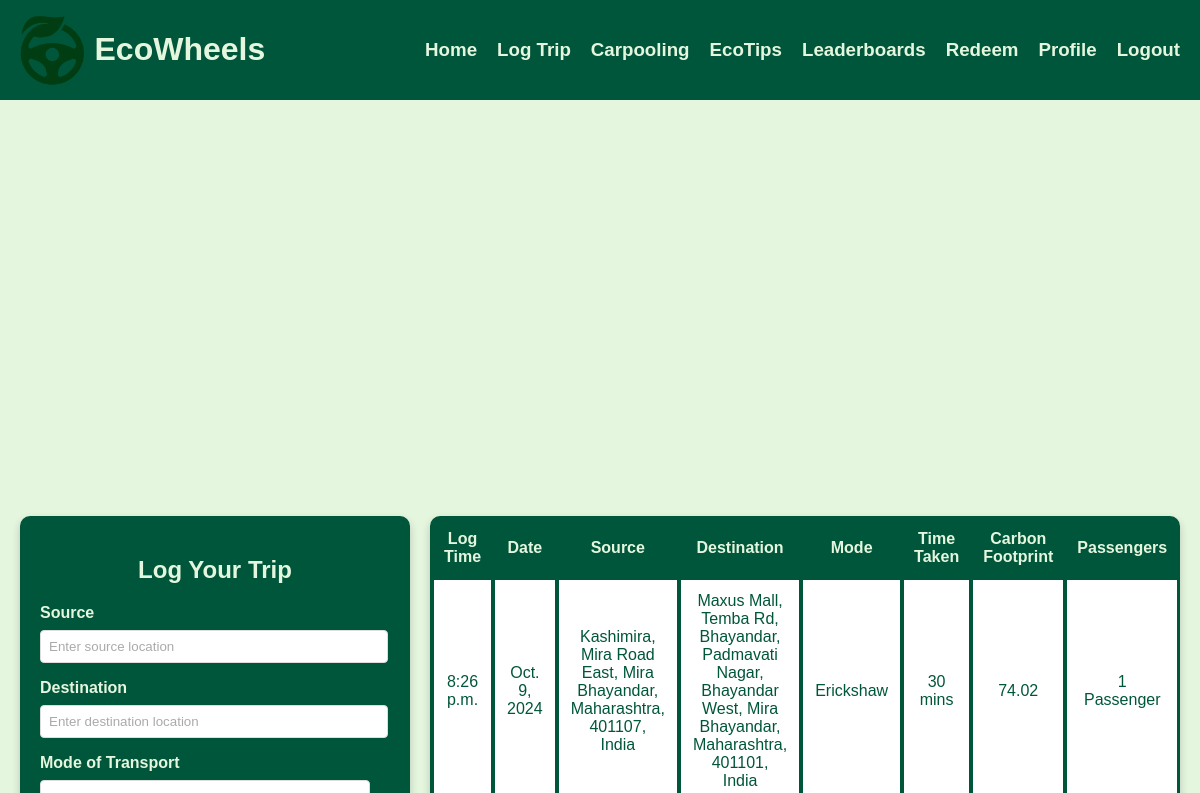
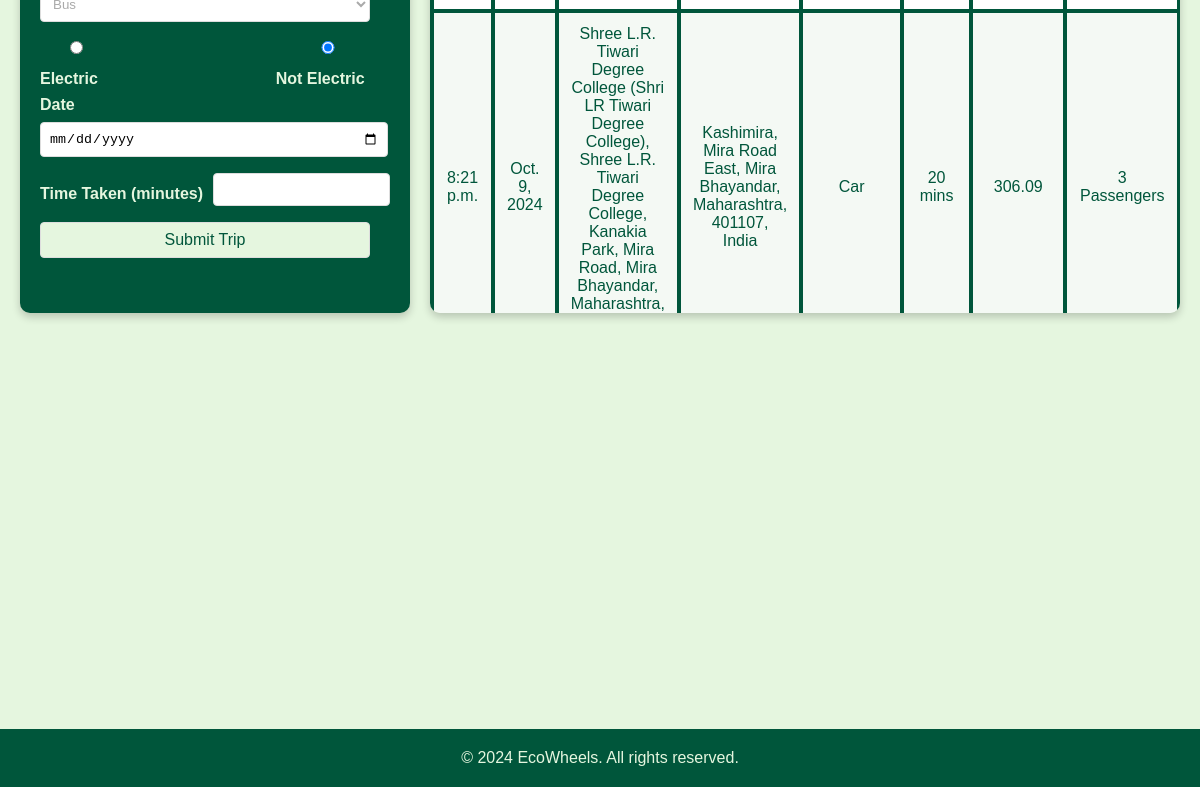
Page /logtrip/ (signed in) on the earlier database version (2 pictures, top to bottom).
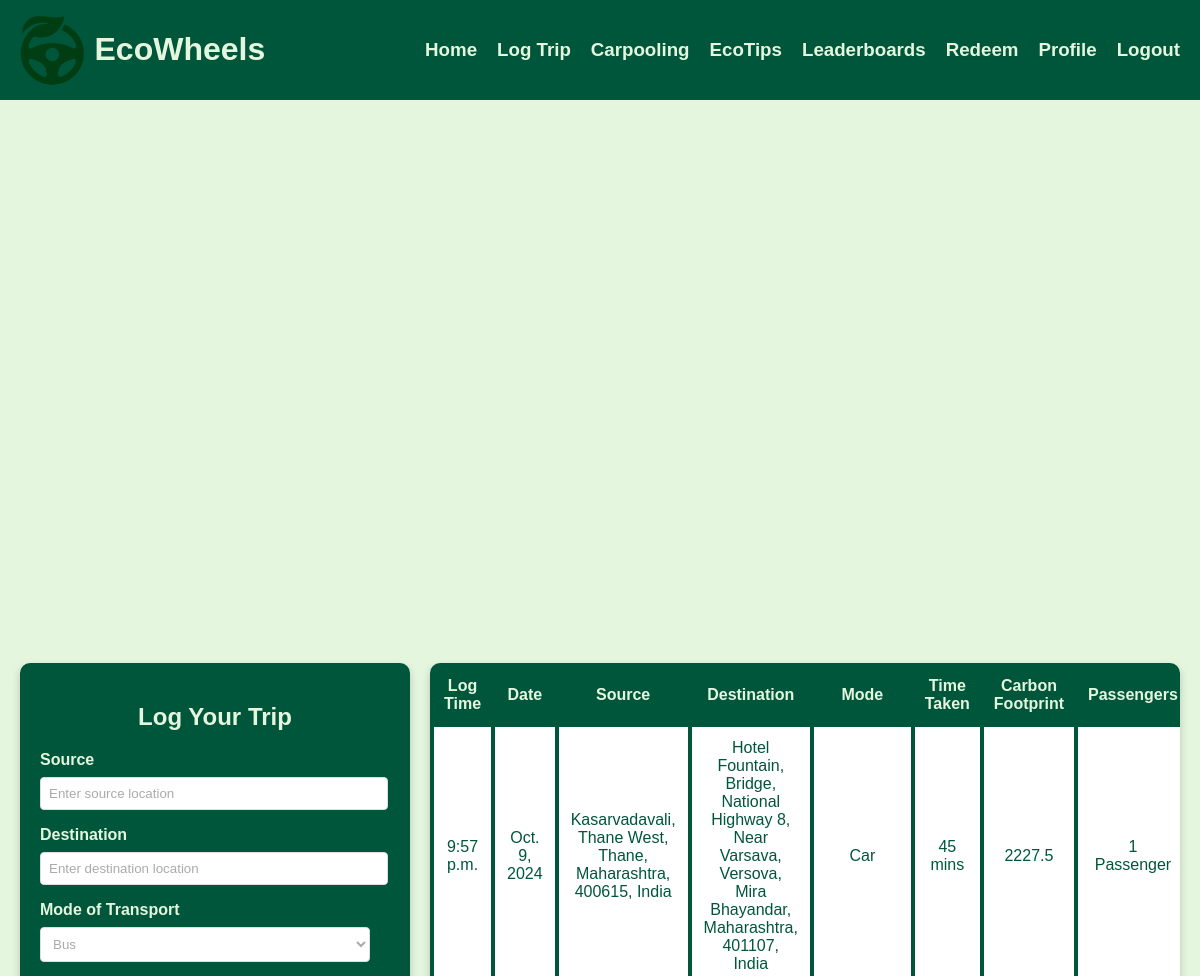
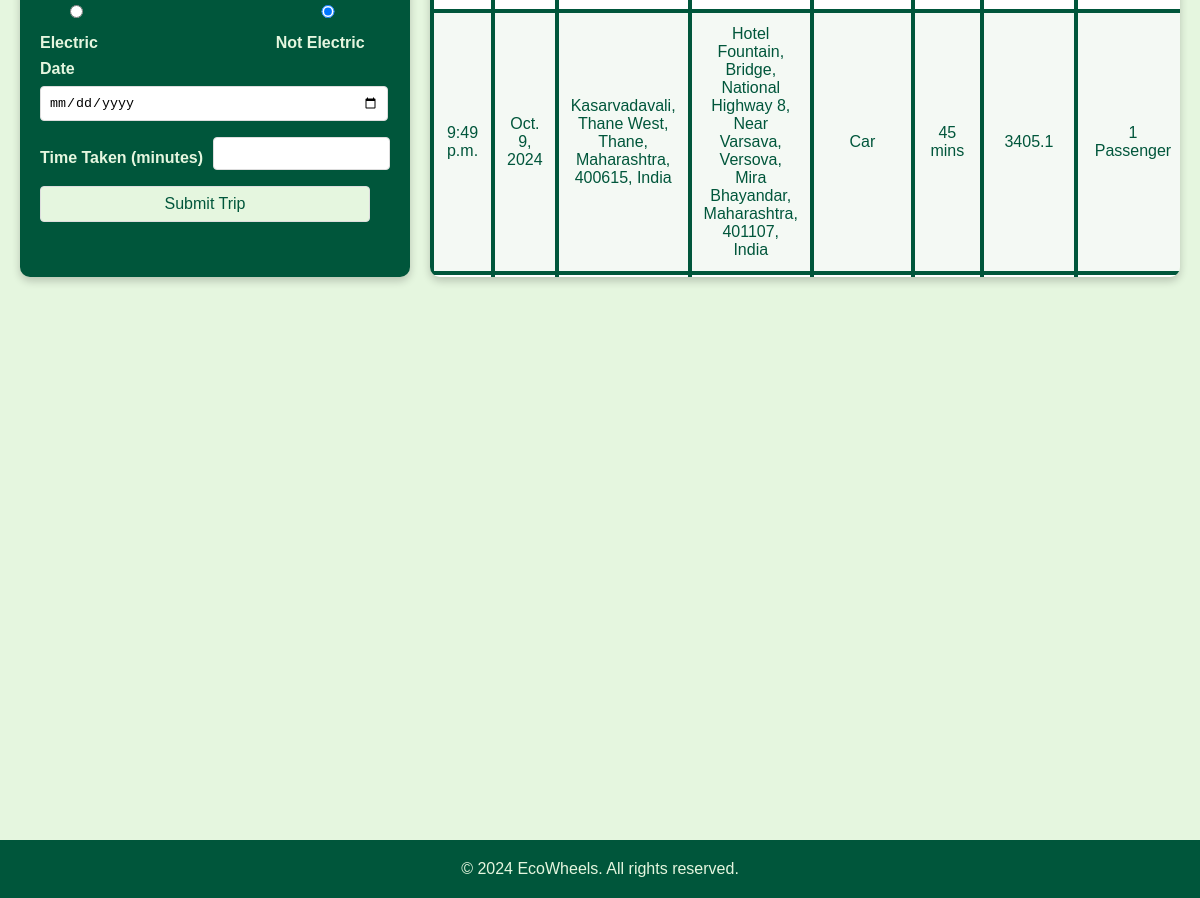
Same page on the later database version (2 pictures, top to bottom).
### main/models.py (models this page shows, shortened)
class TravelLog(models.Model):
    user = models.ForeignKey(User, on_delete=models.CASCADE)
    source_address = models.CharField(max_length=255)
    destination_address = models.CharField(max_length=255)
    source_latitude = models.FloatField()
    source_longitude = models.FloatField()
    destination_latitude = models.FloatField()
    destination_longitude = models.FloatField()
    distance = models.FloatField()
    date = models.DateField()
    time_taken = models.CharField(max_length=100)
    time_duration_fetched = models.CharField(max_length=100)  # New field
    is_electric = models.BooleanField()
    mode_of_transport = models.CharField(max_length=50)
    carbon_footprint = models.FloatField()
    log_time = models.TimeField()

### main/views.py (the view, shortened to what this page needs)
# urls.py: path('logtrip/', mviews.logtrip,name='logtrip'),
@login_required(login_url='/login/')
def logtrip(request):
    user = request.user
    travellog = TravelLog.objects.filter(user=user).order_by('-date', '-log_time')
    context = {
        'travellog': travellog,
        'OLAMAPS_API': OLAMAPS_API
    }
    return render(request, 'main/logtrip.html', context)

### templates/main/logtrip.html (shortened to what this page needs)
{% extends 'main/base.html' %}
{% load static %}
{% block extra_head %}
<link rel="stylesheet" href="{% static 'css/logtrip.css'%}">
{% endblock %}
{% block content %}
<div class="main-container">
    <div class="form-container">
        <h2>Log Your Trip</h2>
        <form id="trip-form" action="{% url 'logtrip' %}" method="post">
            <label for="source">Source</label>
            <input type="text" id="source-input" name="source" placeholder="Enter source location" required />
            <label for="destination">Destination</label>
            <input type="text" id="destination-input" name="destination" placeholder="Enter destination location" required />
            <label for="mode-of-transport">Mode of Transport</label>
            <select id="mode-of-transport" name="mode_of_transport" required>
                <option value="bus">Bus</option>
            </select>
            <div class="form-row">
                <label><input type="radio" name="is_electric" value="yes"> Electric</label>
                <label><input type="radio" name="is_electric" value="no" checked> Not Electric</label>
            </div>
            <label for="date">Date</label>
            <input type="date" id="date" name="date" required />
            <div class="form-row">
                <label for="time-taken">Time Taken (minutes)</label>
                <input type="number" id="time-taken" name="time_taken" step="1" required />
            </div>
            <button type="submit">Submit Trip</button>
        </form>
    </div>
    <div class="trip-table-container">
        <table>
            <thead>
                <tr>
                    <th>Log Time</th>
                    <th>Date</th>
                    <th>Source</th>
                    <th>Destination</th>
                    <th>Mode</th>
                    <th>Time Taken</th>
                    <th>Carbon Footprint</th>
                    <th>Passengers</th>
                </tr>
            </thead>
            <tbody>
                {% for trip in travellog %}
                <tr>
                    <td>{{ trip.log_time }}</td>
                    <td>{{ trip.date }}</td>
                    <td>{{ trip.source_address }}</td>
                    <td>{{ trip.destination_address }}</td>
                    {% with mode=trip.mode_of_transport %}
                    <td>
                        {% if mode|last in "1234" %}
                            {{ mode|slice:":-1"|title }}
                        {% else %}
                            {{ mode|title }}
                        {% endif %}
                    </td>
                    {% endwith %}
                    <td>{{ trip.time_taken }} mins</td>
                    <td>{{ trip.carbon_footprint }}</td>
                    <td>
                        {% if trip.mode_of_transport|last == "1" %}
                            1 Passenger
                        {% elif trip.mode_of_transport|last == "2" %}
                            2 Passengers
                        {% elif trip.mode_of_transport|last == "3" %}
                            3 Passengers
                        {% elif trip.mode_of_transport|last == "4" %}
                            4 Passengers
                        {% else %}
                            Unknown Number of Passengers
                        {% endif %}
                    </td>
                </tr>
                {% endfor %}
            </tbody>
        </table>
    </div>
</div>
{% endblock %}

Differences in the rows shown:
no longer on this page (row unchanged): TravelLog: log_time "8:26 p.m.", date "Oct. 9, 2024", source_address "Kashimira, Mira Road East, Mira Bhayandar, Maharashtra, 401107, India", destination_address "Maxus Mall, Temba Rd, Bhayandar, Padmavati Nagar, Bhayandar West, Mira Bhayandar, Maharashtra, 401101, India", mode_of_transport "Erickshaw", time_taken "30", carbon_footprint "74.02", shows "1 Passenger"
no longer on this page (row unchanged): TravelLog: log_time "8:21 p.m.", date "Oct. 9, 2024", source_address "Shree L.R. Tiwari Degree College (Shri LR Tiwari Degree College), Shree L.R. Tiwari Degree College, Kanakia Park, Mira Road, Mira Bhayandar, Maharashtra,…", destination_address "Kashimira, Mira Road East, Mira Bhayandar, Maharashtra, 401107, India", mode_of_transport "Car", time_taken "20", carbon_footprint "306.09", shows "3 Passengers"
added TravelLog: log_time "9:57 p.m.", date "Oct. 9, 2024", source_address "Kasarvadavali, Thane West, Thane, Maharashtra, 400615, India", destination_address "Hotel Fountain, Bridge, National Highway 8, Near Varsava, Versova, Mira Bhayandar, Maharashtra, 401107, India", mode_of_transport "Car", time_taken "45", carbon_footprint "2227.5", shows "1 Passenger"
added TravelLog: log_time "9:49 p.m.", date "Oct. 9, 2024", source_address "Kasarvadavali, Thane West, Thane, Maharashtra, 400615, India", destination_address "Hotel Fountain, Bridge, National Highway 8, Near Varsava, Versova, Mira Bhayandar, Maharashtra, 401107, India", mode_of_transport "Car", time_taken "45", carbon_footprint "3405.1", shows "1 Passenger"
